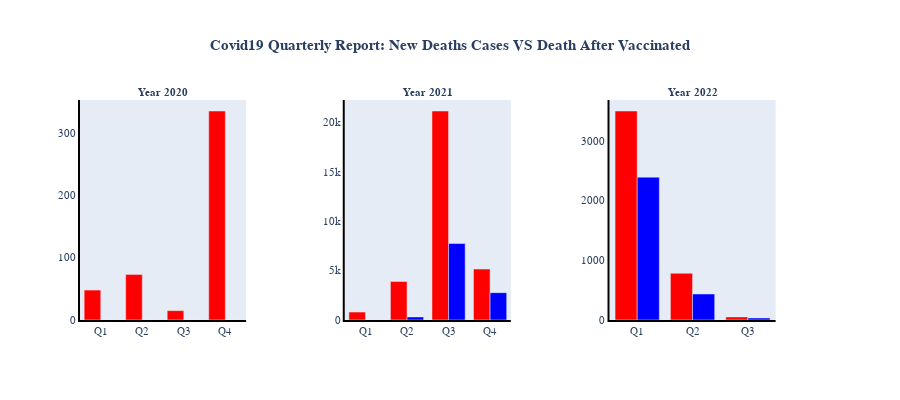

The notebook cell saved with this chart:
### Code cell
fig = make_subplots(rows=1, cols=3, specs=[[{'secondary_y': True}, {'secondary_y': True},
                                            {'secondary_y': True}]],
                    
subplot_titles=('<b>Year 2020</b>',
                '<b>Year 2021</b>',
                '<b>Year 2022</b>'))
#Graph 1
fig.append_trace(go.Bar(x = q_graph_2020['Year'], y = q_graph_2020['Death Cases'],
                        name='Death Cases',marker_color='red'),row=1, col=1)
fig.append_trace(go.Bar(x = q_graph_2020['Year'], y = q_graph_2020['Deaths Vax.'],
                        name='Deaths Vax.',marker_color='blue'),row=1, col=1)
#Graph 2
fig.append_trace(go.Bar(x = q_graph_2021['Year'], y = q_graph_2021['Death Cases'],
                        name='Death Cases',marker_color='red'),row=1, col=2)
fig.append_trace(go.Bar(x = q_table_2021['Year'], y = q_graph_2021['Deaths Vax.'],
                        name='Deaths Vax.',marker_color='blue'),row=1, col=2)
#Graph 3
fig.append_trace(go.Bar(x = q_graph_2022['Year'], y = q_graph_2022['Death Cases'],
                        name='Death Cases',marker_color='red'),row=1, col=3)
fig.append_trace(go.Bar(x = q_graph_2022['Year'], y = q_graph_2022['Deaths Vax.'],
                        name='Deaths Vax.',marker_color='blue'),row=1, col=3)

#Update Fonts & Size
fig.update_annotations(font=dict(family="Helvetica", size=11))
fig.update_layout(font=dict(family="Helvetica", size=11))
fig.update_layout(height=400,showlegend=False,
                  title_text='<b>Covid19 Quarterly Report: New Deaths Cases VS Death After Vaccinated</b>',
                  title_x=0.5)
fig.update_xaxes(showgrid=False, zeroline=False, showline=True, linewidth=2, linecolor='black')
fig.update_yaxes(showgrid=False, zeroline=False, showline=True, linewidth=2, linecolor='black')

#Plotting the graph
fig.show()

### Figure 1 — Plotly figure (JSON) as saved in the notebook; plotly's stock layout.template omitted (floating-point values rounded to 4 significant figures)
{"data": [{"marker": {"color": "red"}, "name": "Death Cases", "type": "bar", "x": ["Q1", "Q2", "Q3", "Q4"], "xaxis": "x", "y": [48, 73, 15, 335], "yaxis": "y"}, {"marker": {"color": "blue"}, "name": "Deaths Vax.", "type": "bar", "x": ["Q1", "Q2", "Q3", "Q4"], "xaxis": "x", "y": [0, 0, 0, 0], "yaxis": "y"}, {"marker": {"color": "red"}, "name": "Death Cases", "type": "bar", "x": ["Q1", "Q2", "Q3", "Q4"], "xaxis": "x2", "y": [801, 3898, 21162, 5155], "yaxis": "y3"}, {"marker": {"color": "blue"}, "name": "Deaths Vax.", "type": "bar", "x": ["Q1", "Q2", "Q3", "Q4", "Total"], "xaxis": "x2", "y": [1, 309, 7747, 2769], "yaxis": "y3"}, {"marker": {"color": "red"}, "name": "Death Cases", "type": "bar", "x": ["Q1", "Q2", "Q3"], "xaxis": "x3", "y": [3496, 782, 51], "yaxis": "y5"}, {"marker": {"color": "blue"}, "name": "Deaths Vax.", "type": "bar", "x": ["Q1", "Q2", "Q3"], "xaxis": "x3", "y": [2389, 435, 34], "yaxis": "y5"}], "layout": {"annotations": [{"font": {"family": "Helvetica", "size": 11}, "showarrow": false, "text": "<b>Year 2020</b>", "x": 0.1122, "xanchor": "center", "xref": "paper", "y": 1, "yanchor": "bottom", "yref": "paper"}, {"font": {"family": "Helvetica", "size": 11}, "showarrow": false, "text": "<b>Year 2021</b>", "x": 0.47, "xanchor": "center", "xref": "paper", "y": 1, "yanchor": "bottom", "yref": "paper"}, {"font": {"family": "Helvetica", "size": 11}, "showarrow": false, "text": "<b>Year 2022</b>", "x": 0.8278, "xanchor": "center", "xref": "paper", "y": 1, "yanchor": "bottom", "yref": "paper"}], "font": {"family": "Helvetica", "size": 11}, "height": 400, "showlegend": false, "title": {"text": "<b>Covid19 Quarterly Report: New Deaths Cases VS Death After Vaccinated</b>", "x": 0.5}, "xaxis": {"anchor": "y", "domain": [0, 0.2244], "linecolor": "black", "linewidth": 2, "showgrid": false, "showline": true, "zeroline": false}, "xaxis2": {"anchor": "y3", "domain": [0.3578, 0.5822], "linecolor": "black", "linewidth": 2, "showgrid": false, "showline": true, "zeroline": false}, "xaxis3": {"anchor": "y5", "domain": [0.7156, 0.94], "linecolor": "black", "linewidth": 2, "showgrid": false, "showline": true, "zeroline": false}, "yaxis": {"anchor": "x", "domain": [0, 1], "linecolor": "black", "linewidth": 2, "showgrid": false, "showline": true, "zeroline": false}, "yaxis2": {"anchor": "x", "linecolor": "black", "linewidth": 2, "overlaying": "y", "showgrid": false, "showline": true, "side": "right", "zeroline": false}, "yaxis3": {"anchor": "x2", "domain": [0, 1], "linecolor": "black", "linewidth": 2, "showgrid": false, "showline": true, "zeroline": false}, "yaxis4": {"anchor": "x2", "linecolor": "black", "linewidth": 2, "overlaying": "y3", "showgrid": false, "showline": true, "side": "right", "zeroline": false}, "yaxis5": {"anchor": "x3", "domain": [0, 1], "linecolor": "black", "linewidth": 2, "showgrid": false, "showline": true, "zeroline": false}, "yaxis6": {"anchor": "x3", "linecolor": "black", "linewidth": 2, "overlaying": "y5", "showgrid": false, "showline": true, "side": "right", "zeroline": false}}}
